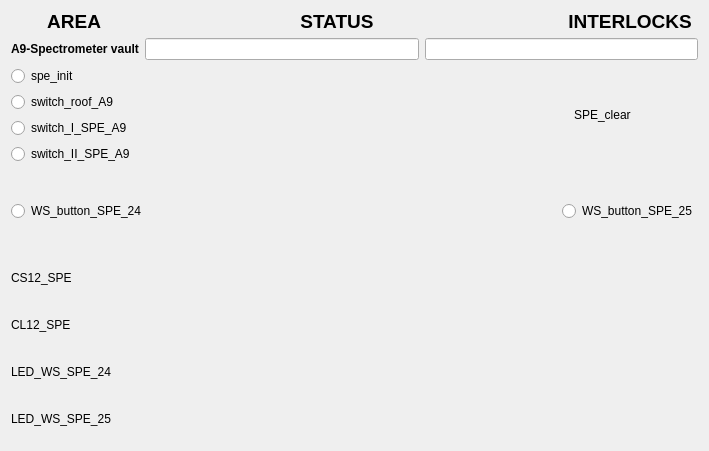
<?xml version="1.0" encoding="UTF-8"?>
<ui version="4.0">
 <class>Form</class>
 <widget class="QWidget" name="Form">
  <property name="geometry">
   <rect>
    <x>0</x>
    <y>0</y>
    <width>648</width>
    <height>451</height>
   </rect>
  </property>
  <property name="windowTitle">
   <string>Form</string>
  </property>
  <layout class="QVBoxLayout" name="verticalLayout_3">
   <item>
    <layout class="QVBoxLayout" name="verticalLayout">
     <item>
      <widget class="QLabel" name="label_4">
       <property name="maximumSize">
        <size>
         <width>16777215</width>
         <height>21</height>
        </size>
       </property>
       <property name="font">
        <font>
         <pointsize>14</pointsize>
         <weight>75</weight>
         <bold>true</bold>
        </font>
       </property>
       <property name="text">
        <string>       AREA                                      STATUS                                     INTERLOCKS </string>
       </property>
      </widget>
     </item>
     <item>
      <layout class="QFormLayout" name="formLayout_2">
       <property name="fieldGrowthPolicy">
        <enum>QFormLayout::AllNonFixedFieldsGrow</enum>
       </property>
       <item row="0" column="0">
        <widget class="QLabel" name="label">
         <property name="font">
          <font>
           <weight>75</weight>
           <bold>true</bold>
          </font>
         </property>
         <property name="text">
          <string>A9-Spectrometer vault</string>
         </property>
        </widget>
       </item>
       <item row="0" column="1">
        <layout class="QHBoxLayout" name="horizontalLayout_3">
         <item>
          <widget class="QELineEdit" name="qelineedit_6">
           <property name="alignment">
            <set>Qt::AlignCenter</set>
           </property>
           <property name="variable" stdset="0">
            <string>VCS:SPE-CLR-STATS</string>
           </property>
          </widget>
         </item>
         <item>
          <widget class="QELineEdit" name="qelineedit_7">
           <property name="alignment">
            <set>Qt::AlignCenter</set>
           </property>
           <property name="variable" stdset="0">
            <string>VCS:SPE-INTLCK-STATS</string>
           </property>
          </widget>
         </item>
        </layout>
       </item>
      </layout>
     </item>
    </layout>
   </item>
   <item>
    <layout class="QHBoxLayout" name="horizontalLayout_9">
     <item>
      <layout class="QVBoxLayout" name="verticalLayout_2">
       <item>
        <widget class="QERadioButton" name="qeradiobutton">
         <property name="text">
          <string>spe_init</string>
         </property>
         <property name="autoExclusive">
          <bool>false</bool>
         </property>
         <property name="variable" stdset="0">
          <string>VCS:SPE-INIT</string>
         </property>
         <property name="format" stdset="0">
          <enum>QERadioButton::LocalEnumeration</enum>
         </property>
         <property name="pressText">
          <string>0</string>
         </property>
         <property name="releaseText">
          <string>1</string>
         </property>
        </widget>
       </item>
       <item>
        <widget class="QERadioButton" name="qeradiobutton_3">
         <property name="text">
          <string>switch_roof_A9</string>
         </property>
         <property name="autoExclusive">
          <bool>false</bool>
         </property>
         <property name="variable" stdset="0">
          <string>VCS:SW-RF-A9</string>
         </property>
         <property name="format" stdset="0">
          <enum>QERadioButton::LocalEnumeration</enum>
         </property>
         <property name="pressText">
          <string>0</string>
         </property>
         <property name="releaseText">
          <string>1</string>
         </property>
        </widget>
       </item>
       <item>
        <widget class="QERadioButton" name="qeradiobutton_4">
         <property name="text">
          <string>switch_I_SPE_A9</string>
         </property>
         <property name="variable" stdset="0">
          <string>VCS:SW-I-SPE-A9</string>
         </property>
         <property name="format" stdset="0">
          <enum>QERadioButton::LocalEnumeration</enum>
         </property>
         <property name="pressText">
          <string>1</string>
         </property>
         <property name="releaseText">
          <string>0</string>
         </property>
        </widget>
       </item>
       <item>
        <widget class="QERadioButton" name="qeradiobutton_2">
         <property name="text">
          <string>switch_II_SPE_A9</string>
         </property>
         <property name="autoExclusive">
          <bool>false</bool>
         </property>
         <property name="variable" stdset="0">
          <string>VCS:SW-II-SPE-A9</string>
         </property>
         <property name="format" stdset="0">
          <enum>QERadioButton::Integer</enum>
         </property>
        </widget>
       </item>
      </layout>
     </item>
     <item>
      <spacer name="horizontalSpacer">
       <property name="orientation">
        <enum>Qt::Horizontal</enum>
       </property>
       <property name="sizeHint" stdset="0">
        <size>
         <width>40</width>
         <height>20</height>
        </size>
       </property>
      </spacer>
     </item>
     <item>
      <layout class="QHBoxLayout" name="horizontalLayout_8">
       <item>
        <widget class="QLabel" name="label_9">
         <property name="maximumSize">
          <size>
           <width>16777215</width>
           <height>20</height>
          </size>
         </property>
         <property name="text">
          <string>SPE_clear</string>
         </property>
        </widget>
       </item>
       <item>
        <widget class="QEBitStatus" name="qebitstatus_3">
         <property name="minimumSize">
          <size>
           <width>61</width>
           <height>41</height>
          </size>
         </property>
         <property name="maximumSize">
          <size>
           <width>61</width>
           <height>41</height>
          </size>
         </property>
         <property name="numberOfBits">
          <number>1</number>
         </property>
         <property name="shape">
          <enum>QBitStatus::Circle</enum>
         </property>
         <property name="offColour">
          <color>
           <red>0</red>
           <green>77</green>
           <blue>0</blue>
          </color>
         </property>
         <property name="variable" stdset="0">
          <string>VCS:SPE-CLR</string>
         </property>
        </widget>
       </item>
      </layout>
     </item>
    </layout>
   </item>
   <item>
    <spacer name="verticalSpacer_2">
     <property name="orientation">
      <enum>Qt::Vertical</enum>
     </property>
     <property name="sizeHint" stdset="0">
      <size>
       <width>20</width>
       <height>40</height>
      </size>
     </property>
    </spacer>
   </item>
   <item>
    <layout class="QHBoxLayout" name="horizontalLayout_10">
     <item>
      <widget class="QERadioButton" name="qeradiobutton_6">
       <property name="text">
        <string>WS_button_SPE_24</string>
       </property>
       <property name="autoExclusive">
        <bool>false</bool>
       </property>
       <property name="variable" stdset="0">
        <string>VCS:WS-BUT-SPE-24</string>
       </property>
       <property name="format" stdset="0">
        <enum>QERadioButton::LocalEnumeration</enum>
       </property>
       <property name="pressText">
        <string>0</string>
       </property>
       <property name="releaseText">
        <string>1</string>
       </property>
      </widget>
     </item>
     <item>
      <spacer name="horizontalSpacer_2">
       <property name="orientation">
        <enum>Qt::Horizontal</enum>
       </property>
       <property name="sizeHint" stdset="0">
        <size>
         <width>40</width>
         <height>20</height>
        </size>
       </property>
      </spacer>
     </item>
     <item>
      <widget class="QERadioButton" name="qeradiobutton_5">
       <property name="text">
        <string>WS_button_SPE_25</string>
       </property>
       <property name="autoExclusive">
        <bool>false</bool>
       </property>
       <property name="variable" stdset="0">
        <string>VCS:WS-BUT-SPE-25</string>
       </property>
       <property name="format" stdset="0">
        <enum>QERadioButton::LocalEnumeration</enum>
       </property>
       <property name="pressText">
        <string>0</string>
       </property>
       <property name="releaseText">
        <string>1</string>
       </property>
      </widget>
     </item>
    </layout>
   </item>
   <item>
    <spacer name="verticalSpacer">
     <property name="orientation">
      <enum>Qt::Vertical</enum>
     </property>
     <property name="sizeHint" stdset="0">
      <size>
       <width>20</width>
       <height>40</height>
      </size>
     </property>
    </spacer>
   </item>
   <item>
    <layout class="QHBoxLayout" name="horizontalLayout_13">
     <item>
      <widget class="QLabel" name="label_12">
       <property name="maximumSize">
        <size>
         <width>16777215</width>
         <height>20</height>
        </size>
       </property>
       <property name="text">
        <string>CS12_SPE</string>
       </property>
      </widget>
     </item>
     <item>
      <widget class="QEBitStatus" name="qebitstatus_8">
       <property name="minimumSize">
        <size>
         <width>61</width>
         <height>41</height>
        </size>
       </property>
       <property name="maximumSize">
        <size>
         <width>61</width>
         <height>41</height>
        </size>
       </property>
       <property name="numberOfBits">
        <number>1</number>
       </property>
       <property name="shape">
        <enum>QBitStatus::Circle</enum>
       </property>
       <property name="offColour">
        <color>
         <red>0</red>
         <green>70</green>
         <blue>0</blue>
        </color>
       </property>
       <property name="variable" stdset="0">
        <string>VCS:CS12-SPE</string>
       </property>
       <property name="variableSubstitutions" stdset="0">
        <string/>
       </property>
      </widget>
     </item>
    </layout>
   </item>
   <item>
    <layout class="QHBoxLayout" name="horizontalLayout_12">
     <item>
      <widget class="QLabel" name="label_11">
       <property name="maximumSize">
        <size>
         <width>16777215</width>
         <height>20</height>
        </size>
       </property>
       <property name="text">
        <string>CL12_SPE</string>
       </property>
      </widget>
     </item>
     <item>
      <widget class="QEBitStatus" name="qebitstatus_7">
       <property name="minimumSize">
        <size>
         <width>61</width>
         <height>41</height>
        </size>
       </property>
       <property name="maximumSize">
        <size>
         <width>61</width>
         <height>41</height>
        </size>
       </property>
       <property name="numberOfBits">
        <number>1</number>
       </property>
       <property name="shape">
        <enum>QBitStatus::Circle</enum>
       </property>
       <property name="offColour">
        <color>
         <red>0</red>
         <green>70</green>
         <blue>0</blue>
        </color>
       </property>
       <property name="variable" stdset="0">
        <string>VCS:CL12-SPE</string>
       </property>
       <property name="variableSubstitutions" stdset="0">
        <string/>
       </property>
      </widget>
     </item>
    </layout>
   </item>
   <item>
    <layout class="QHBoxLayout" name="horizontalLayout_6">
     <item>
      <widget class="QLabel" name="label_7">
       <property name="maximumSize">
        <size>
         <width>16777215</width>
         <height>20</height>
        </size>
       </property>
       <property name="text">
        <string>LED_WS_SPE_24</string>
       </property>
      </widget>
     </item>
     <item>
      <widget class="QEBitStatus" name="qebitstatus_4">
       <property name="minimumSize">
        <size>
         <width>61</width>
         <height>41</height>
        </size>
       </property>
       <property name="maximumSize">
        <size>
         <width>61</width>
         <height>41</height>
        </size>
       </property>
       <property name="numberOfBits">
        <number>1</number>
       </property>
       <property name="shape">
        <enum>QBitStatus::Circle</enum>
       </property>
       <property name="offColour">
        <color>
         <red>0</red>
         <green>70</green>
         <blue>0</blue>
        </color>
       </property>
       <property name="variable" stdset="0">
        <string>VCS:LED-WS-SPE-24</string>
       </property>
       <property name="variableSubstitutions" stdset="0">
        <string/>
       </property>
      </widget>
     </item>
    </layout>
   </item>
   <item>
    <layout class="QHBoxLayout" name="horizontalLayout_7">
     <item>
      <widget class="QLabel" name="label_8">
       <property name="maximumSize">
        <size>
         <width>16777215</width>
         <height>20</height>
        </size>
       </property>
       <property name="text">
        <string>LED_WS_SPE_25</string>
       </property>
       <property name="textFormat">
        <enum>Qt::PlainText</enum>
       </property>
      </widget>
     </item>
     <item>
      <widget class="QEBitStatus" name="qebitstatus_5">
       <property name="minimumSize">
        <size>
         <width>61</width>
         <height>41</height>
        </size>
       </property>
       <property name="maximumSize">
        <size>
         <width>61</width>
         <height>41</height>
        </size>
       </property>
       <property name="numberOfBits">
        <number>1</number>
       </property>
       <property name="shape">
        <enum>QBitStatus::Circle</enum>
       </property>
       <property name="offColour">
        <color>
         <red>0</red>
         <green>76</green>
         <blue>0</blue>
        </color>
       </property>
       <property name="variable" stdset="0">
        <string>VCS:LED-WS-SPE-25</string>
       </property>
      </widget>
     </item>
    </layout>
   </item>
  </layout>
 </widget>
 <customwidgets>
  <customwidget>
   <class>QEBitStatus</class>
   <extends>QBitStatus</extends>
   <header>QEBitStatus.h</header>
  </customwidget>
  <customwidget>
   <class>QELineEdit</class>
   <extends>QLineEdit</extends>
   <header>QELineEdit.h</header>
  </customwidget>
  <customwidget>
   <class>QERadioButton</class>
   <extends>QRadioButton</extends>
   <header>QERadioButton.h</header>
  </customwidget>
  <customwidget>
   <class>QBitStatus</class>
   <extends>QWidget</extends>
   <header>QBitStatus.h</header>
  </customwidget>
 </customwidgets>
 <resources/>
 <connections/>
</ui>
